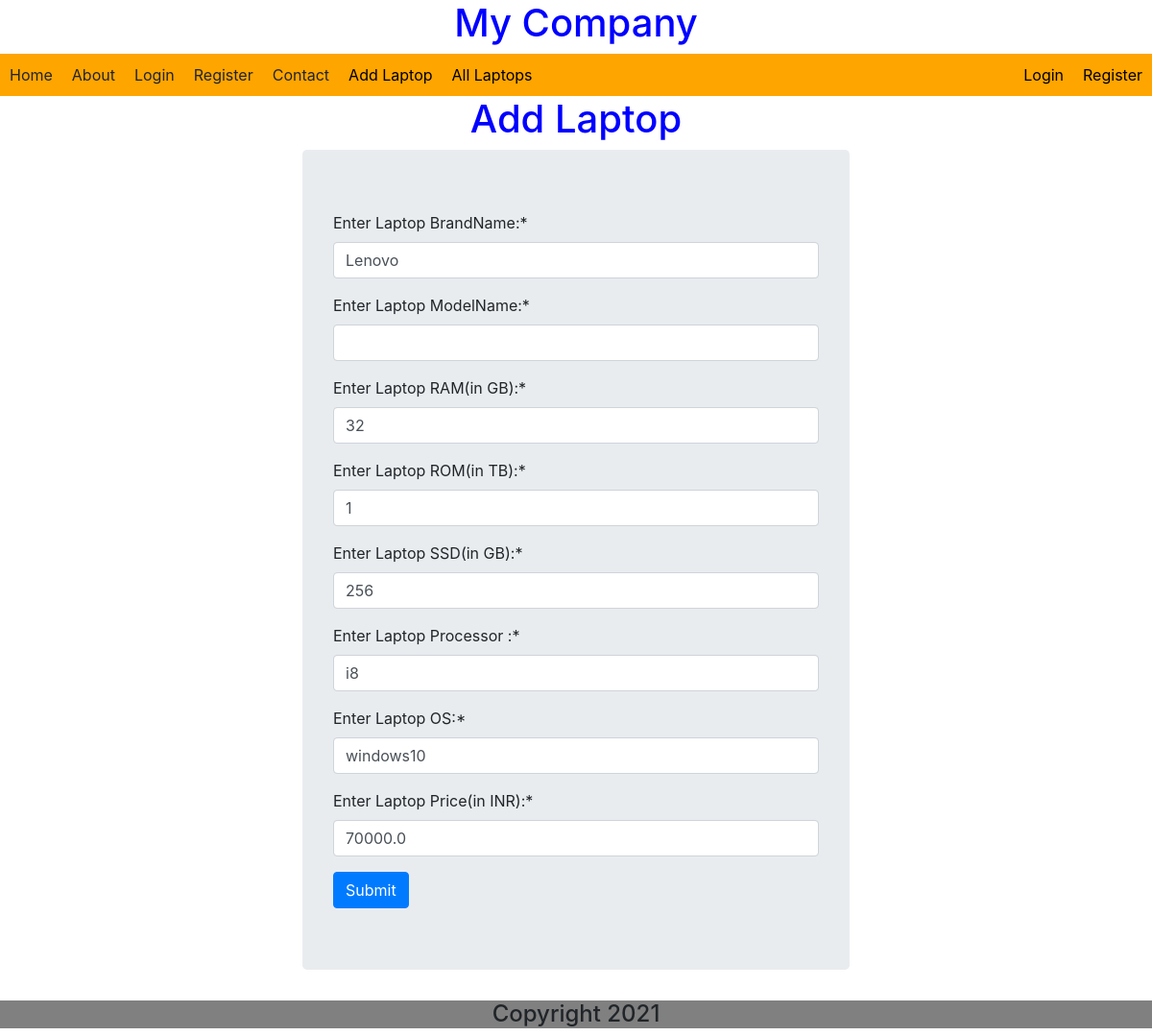
The page /lap/update/4/ on the database its author committed.
### LapApp/models.py (models this page shows)
class Laptop(models.Model):
    brand_name = models.CharField(max_length=32)
    model_name = models.CharField(max_length=32)
    ram = models.IntegerField()
    rom = models.IntegerField()
    ssd = models.IntegerField()
    processor = models.CharField(max_length=30)
    os = models.CharField(max_length=32)
    price = models.FloatField(max_length=32)

### LapApp/views.py (the view)
# urls.py: path('update/<int:id>/',views.updateLaptopView,name='update'),
def updateLaptopView(request,id):
    lap = Laptop.objects.get(id=id)
    form = LaptopForm(instance=lap)
    if request.method == 'POST':
        form = LaptopForm(request.POST,instance=lap)
        if form. is_valid():
            form.save()
            return redirect('show')
    template_name = 'LapApp/addlaptop.html'
    context = {'form': form}
    return render(request, template_name, context)

### LapApp/forms.py (shortened to what this page needs)
class LaptopForm(forms.ModelForm):
    class Meta:
        model = Laptop
        fields = '__all__'
        labels={
            'brand_name':'Enter Laptop BrandName:',
            'model_name':'Enter Laptop ModelName:',
            'ram':'Enter Laptop RAM(in GB):',
            'rom':'Enter Laptop ROM(in TB):',
            'ssd':'Enter Laptop SSD(in GB):',
            'processor':'Enter Laptop Processor :',
            'os': 'Enter Laptop OS:',
            'price': 'Enter Laptop Price(in INR):'
        }
        widgets = {
            'brand_name': forms.TextInput(
                attrs={
                    'placeholder': 'e.g. Dell',
                }
            ),
            'model_name': forms.PasswordInput(),
        }

### templates/LapApp/addlaptop.html (shortened to what this page needs)
{% extends 'base.html' %}
{% load crispy_forms_tags %}
{% block content %}
    <div class="container" style="width: 50%;">
        <h1 style="text-align: center;">Add Laptop</h1>
        <form method="post" class="jumbotron">
            {{form|crispy}}
            <input type="submit" class="btn btn-primary">
        </form>
    </div>
{% endblock %}

### static/LapApp/style.css (style rules this page uses)
h1 { color: blue; }
body { background-color: lightgreen; }

### rows shown on the page
Laptop: brand_name "Lenovo", ram "32", rom "1", ssd "256", processor "i8", os "windows10", price "70000.0"
